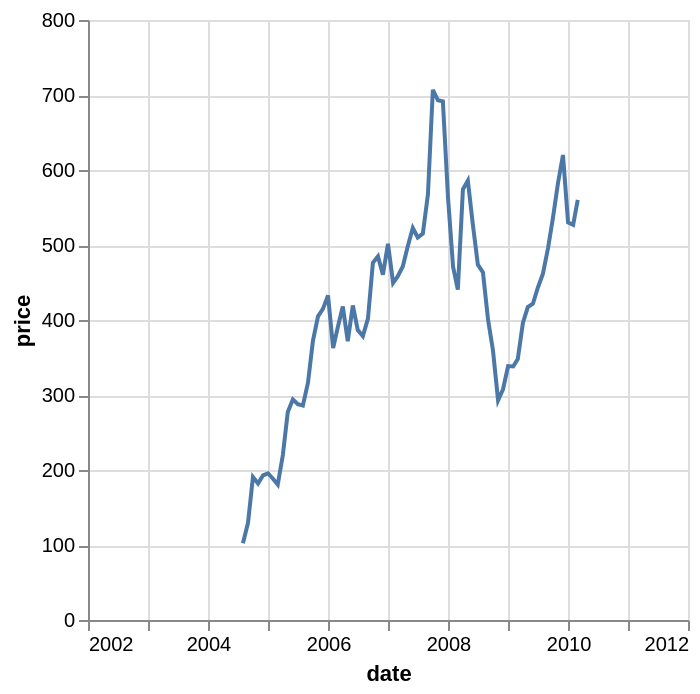

Write a Vega-Lite specification for this figure.
### Vega-Lite specification from a JSON file in a GitHub repository (floating-point values rounded to 4 significant figures; data arrays with more than 128 entries replaced by an {"elided": "..."} marker saying what was removed)
{"$schema": "https://vega.github.io/schema/vega-lite/v4.json", "description": "Google's stock price over time.", "data": {"values": {"elided": "560 records"}}, "transform": [{"filter": "datum.symbol==='GOOG'"}], "mark": "line", "encoding": {"x": {"field": "date", "type": "temporal", "scale": {"domainMin": {"year": 2002}, "domainMax": {"year": 2012}}}, "y": {"field": "price", "type": "quantitative"}}}
